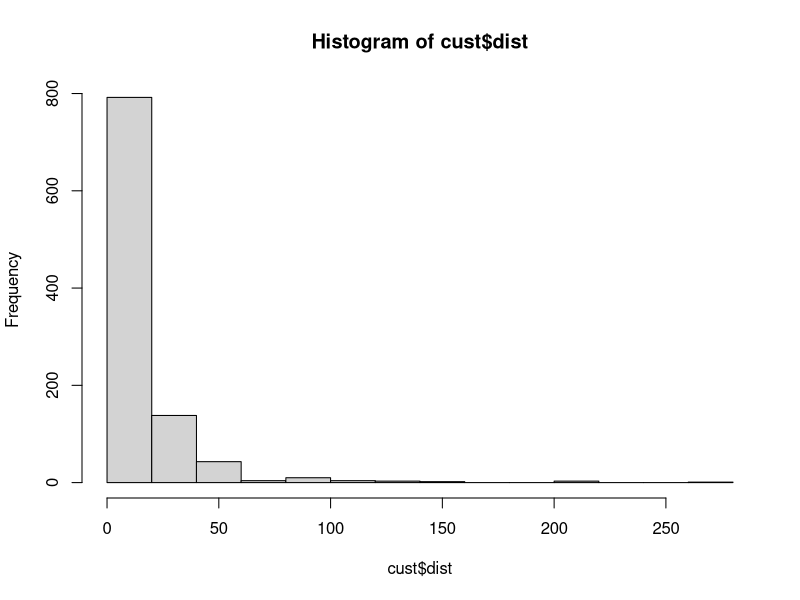

This chart was generated by the following R code:
set.seed(21821)
ncust <- 1000
cust <- data.frame(cust.id = as.factor(1:(ncust)))
cust$age <- rnorm(n = ncust, mean = 35, sd = 5)
cust$credit.score <- rnorm(n = ncust,  mean = 3+cust$age + 620, sd = 50)
cust$email <- factor(sample(c("yes", "no"), size = ncust, replace = TRUE, prob = c(0.8, 0.2)))
cust$dist <- exp(rnorm(n = ncust, mean = 2, sd = 1.2))
#str(cust)
tail(cust)
# testy
hist(cust$dist)

cust$online_vis <- rnbinom(ncust, size = 0.3, 
                           mu = 15+ ifelse(cust$email =="yes",
                                           15,0)
                           - 0.7 *(cust$age- median(cust$age)))
head(cust$online_vis)
cust$online_trans <- rbinom(ncust, size = cust$online_vis, prob = 0.3)
cust$online_spend <- exp(rnorm(ncust, mean = 3, sd = 0.1)) * cust$online_trans
head(cust$online_spend)

cust$store_trans <- rnbinom(ncust, size = 5, 
                            mu=3/sqrt(cust$dist))
head(cust$store_trans)
cust$store_spend <- exp(rnorm(ncust, mean = 3.5, sd = 0.4)) * cust$dist
head(cust$store_spend)
summary(cust)
sat.overall <- rnorm(ncust, mean = 3.1, sd = 0.7)
summary(sat.overall)
sat.service <- floor(sat.overall + rnorm(ncust, mean = 0.5, sd = 0.4))
sat.selection <- floor(sat.overall + rnorm(ncust, mean = -0.2, sd = 0.6))
summary(cbind(sat.service, sat.selection))
cbind(sat.service, sat.selection)
sat.service[sat.service >5] <- 5
sat.service[sat.service <1] <- 1
sat.selection[sat.selection >5] <- 5
sat.selection[sat.selection <1] <- 1

summary(cbind(sat.service, sat.selection))

no.response <- as.logical(rbinom(ncust, size = 1, prob = cust$age/100))
sat.service[no.response] <- NA
sat.selection[no.response] <- NA 

summary(cbind(sat.service, sat.selection))
cust$sat.service <- sat.service
cust$sat.selection <- sat.selection
summary(cust)
